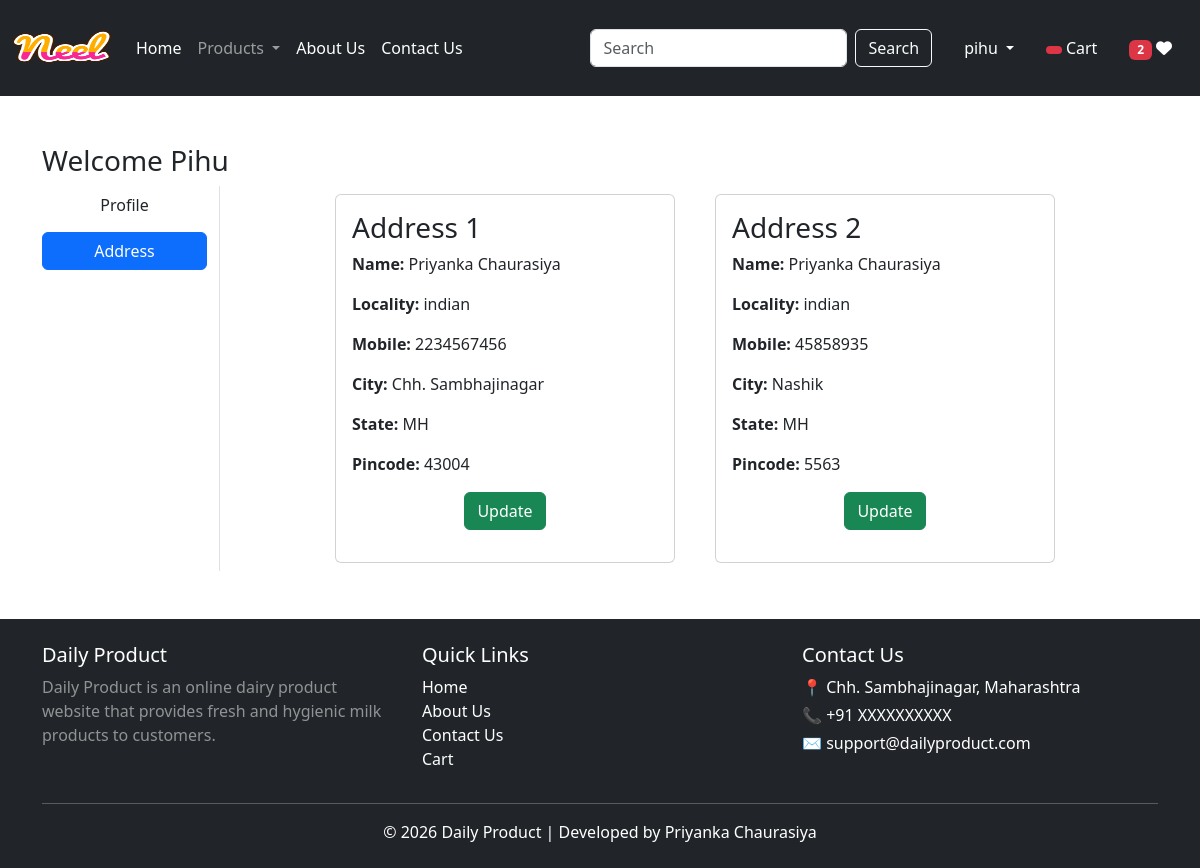
The page /address/ (signed in) on the database its author committed.
### app/models.py (models this page shows, shortened)
class Customer(models.Model):
    user = models.ForeignKey(User, on_delete=models.CASCADE)
    name = models.CharField(max_length=200)
    locality = models.CharField(max_length=200)
    city = models.CharField(max_length=50)
    mobile = models.IntegerField(default=0)
    zipcode = models.IntegerField()
    state = models.CharField(choices=STATE_CHOICES, max_length=100)

### app/views.py (the view)
# urls.py: path('address/',views.address, name="address"),
@login_required
def address(request):
    totalitem, whisitem = get_counts(request)
    add = Customer.objects.filter(user=request.user)
    return render(request, 'app/address.html', {
        "add": add,
        "totalitem": totalitem,
        "whisitem": whisitem
    })

### app/context_processors.py (called while the page is built)
def wishlist_count(request):
    if request.user.is_authenticated:
        count = Wishlist.objects.filter(user=request.user).count()
    else:
        count = 0
    return {"wishlist": count}

### app/views.py (called while the page is built)
def get_counts(request):
    if request.user.is_authenticated:
        totalitem = Cart.objects.filter(user=request.user).count()
        whisitem = Wishlist.objects.filter(user=request.user).count()
    else:
        totalitem = 0
        whisitem = 0
    return totalitem, whisitem

### app/templates/app/address.html (shortened to what this page needs)
{% extends 'app/base.html' %}
{% load static %}
{% block main-content %}
<div class="container my-5">
  <div class="row">
    <h3>Welcome <span class="text-capitalize">{{ request.user }}</span></h3>
    <div class="col-sm-2 border-end">
      <ul class="list-unstyled">
        <li class="d-grid">
          <a href="{% url 'profile' %}" class="btn">Profile</a>
        </li>
        <li class="d-grid mt-2">
          <a href="{% url 'address' %}" class="btn btn-primary">Address</a>
        </li>
      </ul>
    </div>
    <div class="col-sm-8 offset-sm-1">
         <div class="row">
            {% for ad in add %}
            <div class="col-sm-6">
      <div class="card m-2">
        <div class="card-body">
          <h3>Address {{ forloop.counter }}</h3>
          <p><strong>Name:</strong> {{ ad.name }}</p>
          <p><strong>Locality:</strong> {{ ad.locality }}</p>
          <p><strong>Mobile:</strong> {{ ad.mobile }}</p>
          <p><strong>City:</strong> {{ ad.city }}</p>
          <p><strong>State:</strong> {{ ad.state }}</p>
          <p><strong>Pincode:</strong> {{ ad.zipcode }}</p>
          <p class="text-center">
            <a href="{% url 'updateAddress' pk=ad.id %}" type="button" class="btn btn-success">Update</a>
          </p>
        </div>
      </div>
    </div>
    {% endfor %}
  </div>
</div>
{% endblock main-content %}

### app/templates/app/base.html (shortened to what this page needs)
<!DOCTYPE html>
{% load static %}
<html lang="en">
<head>
    <link href="https://cdn.jsdelivr.net/npm/bootstrap@5.3.8/dist/css/bootstrap.min.css" rel="stylesheet">
    <link rel="stylesheet" href="{% static 'app/css/owl.carousel.min.css' %}">
    <link rel="stylesheet" href="https://cdnjs.cloudflare.com/ajax/libs/font-awesome/6.5.1/css/all.min.css">
    <link rel="stylesheet" href="{% static 'app/css/style.css' %}">
</head>
<body class="d-flex flex-column min-vh-100">
<nav class="navbar navbar-expand-lg navbar-dark bg-dark">
  <div class="container-fluid">
    <a class="navbar-brand" href="/">
      <img src="{% static 'app/images/product/Neel.png' %}" alt="Neel Product" width="100" height="70">
    </a>
    <div class="collapse navbar-collapse" id="navbarSupportedContent">
      <ul class="navbar-nav me-auto mb-2 mb-lg-0">
        {% if request.user.is_authenticated %}
        <li class="nav-item">
          <a class="nav-link active" href="/">Home</a>
        </li>
        <li class="nav-item dropdown">
          <a class="nav-link dropdown-toggle" href="#" role="button" data-bs-toggle="dropdown">
            Products
          </a>
        </li>
        <li class="nav-item">
          <a class="nav-link text-white" href="{% url 'about' %}">About Us</a>
        </li>
        <li class="nav-item">
          <a class="nav-link text-white" href="{% url 'contact' %}">Contact Us</a>
        </li>
      </ul>
      <form class="d-flex" role="search" action="/search">
        <input class="form-control me-2" type="search" name="search" placeholder="Search">
        <button class="btn btn-outline-light" type="submit">Search</button>
      </form>
      <ul class="navbar-nav ms-3">
        <li class="nav-item dropdown mx-2">
          <a class="nav-link dropdown-toggle text-white" href="#" data-bs-toggle="dropdown">
            {{ request.user.username }}
          </a>
        </li>
        <li class="nav-item mx-2">
          <a href="{% url 'showcart' %}" class="nav-link text-white">
            <span class="badge bg-danger">
            </span>
            Cart
          </a>
        </li>
        <li class="nav-item mx-2">
          <a href="{% url 'showwishlist' %}" class="nav-link text-white">
            <span class="badge bg-danger">
              {% if wishlist > 0 %}{{ wishlist }}{% endif %}
            </span>
            <i class="fa fa-heart"></i>
          </a>
        </li>
        {% endif %}
      </ul>
    </div>
  </div>
</nav>
<main class="flex-fill">
  {% block main-content %}{% endblock %}
</main>
<footer class="bg-dark text-white mt-auto">
  <div class="container py-4">
    <div class="row">
      <div class="col-md-4">
        <h5>Daily Product</h5>
        <p class="text-white-50">
          Daily Product is an online dairy product website that provides
          fresh and hygienic milk products to customers.
        </p>
      </div>
      <div class="col-md-4">
        <h5>Quick Links</h5>
        <ul class="list-unstyled">
          <li><a href="/" class="text-white text-decoration-none">Home</a></li>
          <li><a href="{% url 'about' %}" class="text-white text-decoration-none">About Us</a></li>
          <li><a href="{% url 'contact' %}" class="text-white text-decoration-none">Contact Us</a></li>
          <li><a href="{% url 'showcart' %}" class="text-white text-decoration-none">Cart</a></li>
        </ul>
      </div>
      <div class="col-md-4">
        <h5>Contact Us</h5>
        <p class="mb-1">📍 Chh. Sambhajinagar, Maharashtra</p>
        <p class="mb-1">📞 +91 XXXXXXXXXX</p>
        <p>✉ support@dailyproduct.com</p>
      </div>
    </div>
    <hr class="border-light">
    <div class="text-center">
      © 2026 Daily Product | Developed by Priyanka Chaurasiya
    </div>
  </div>
</footer>
</body>
</html>

### rows shown on the page
Customer: name "Priyanka Chaurasiya", locality "indian", mobile "2234567456", city "Chh. Sambhajinagar", state "MH", zipcode "43004"
Customer: name "Priyanka Chaurasiya", locality "indian", mobile "45858935", city "Nashik", state "MH", zipcode "5563"

### other values the page prints
{{ request.user.username }} "pihu"
{{ wishlist }} "2"
{{ request.user }} "Pihu"
